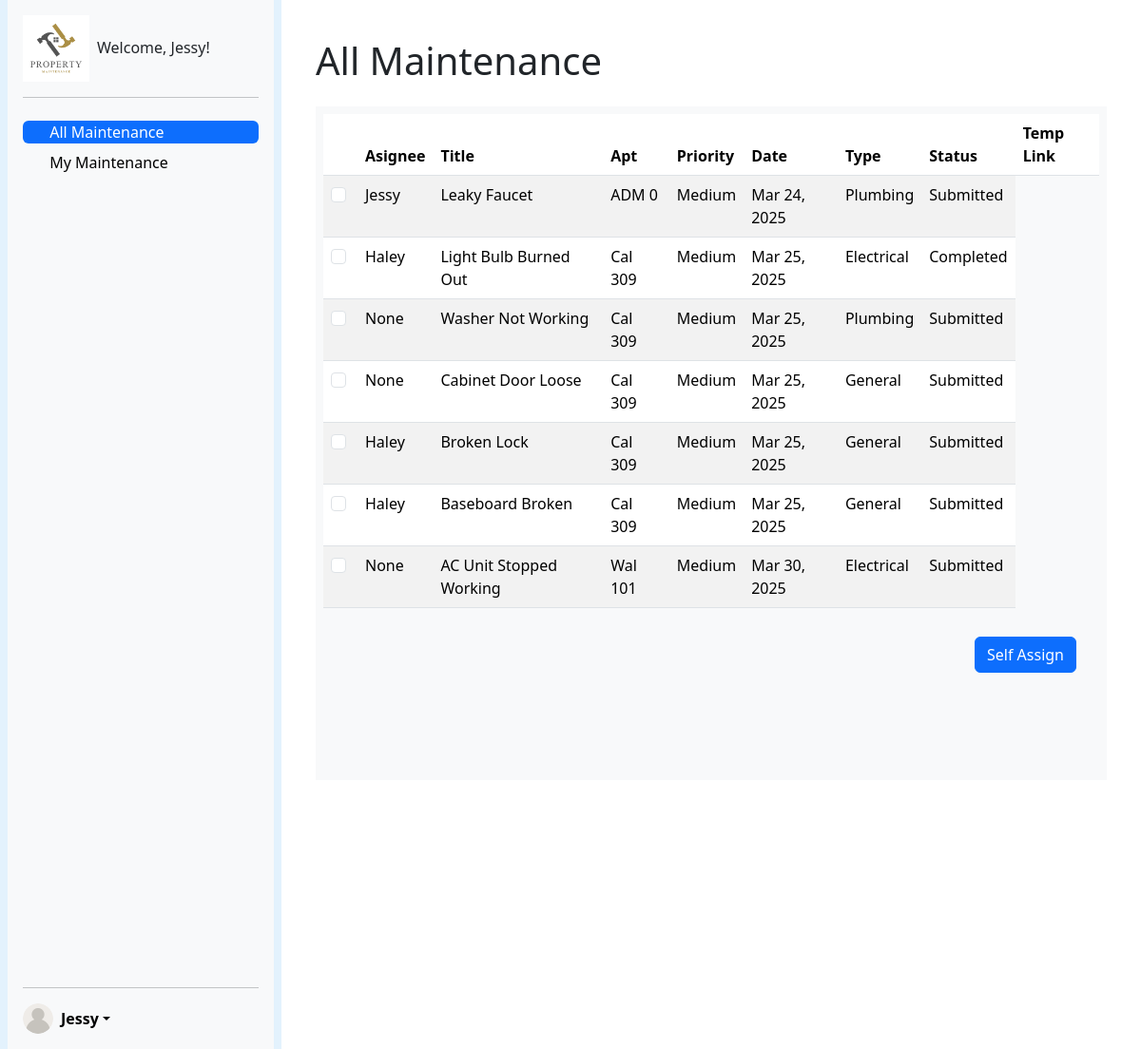
/admin-dashboard/ (signed in), run on the app's committed database.
### ticketsystem/models.py (models this page shows, shortened)
class Ticket(models.Model):
    title = models.CharField(max_length=200)
    description = models.TextField()
    CATEGORY_CHOICES = [
        ('electrical', 'Electrical'),
        ('plumbing', 'Plumbing'),
        ('general', 'General'),
    ]
    category = models.CharField(max_length=20, choices=CATEGORY_CHOICES)
    STATUS_CHOICES = [
        ('submitted', 'Submitted'),
        ('in_progress', 'In Progress'),
        ('completed', 'Completed'),
    ]
    status = models.CharField(max_length=20, choices=STATUS_CHOICES, default='submitted')
    PRIORITY_CHOICES = [
        ('low', 'Low'),
        ('medium', 'Medium'),
        ('high', 'High'),
    ]
    priority = models.CharField(max_length=10, choices=PRIORITY_CHOICES, default='medium')
    created_date = models.DateTimeField(auto_now_add=True)
    updated_date = models.DateTimeField(auto_now=True)
    completed_date = models.DateTimeField(null=True, blank=True) # based on status
    image = models.ImageField(upload_to='ticket_images/', null=True, blank=True)
    submitter = models.ForeignKey(settings.AUTH_USER_MODEL, on_delete=models.CASCADE, related_name='submitted_tickets')
    assigned_admin = models.ForeignKey(settings.AUTH_USER_MODEL, on_delete=models.SET_NULL, null=True, blank=True, related_name='assigned_tickets')

class UserProfile(models.Model):
    user = models.OneToOneField(User, on_delete=models.CASCADE)
    ROLE_CHOICES = [
        ('tenant', 'Tenant'),
        ('admin', 'Admin'),
    ]
    role = models.CharField(max_length=10, choices=ROLE_CHOICES, default='tenant')
    building_name = models.CharField(max_length=100, blank=True, null=True)
    apartment_number = models.CharField(max_length=10, blank=True, null=True)
    employee_id = models.CharField(max_length=100, blank=True, null=True)

### ticketsystem/views.py (the view, shortened to what this page needs)
# urls.py: path('admin-dashboard/', admin_dashboard, name='admin_dashboard'),
@login_required(login_url="/")
def admin_dashboard(request):
    userProfile = UserProfile.objects.get(user=request.user)
    if userProfile.role == "tenant":
        return redirect('tenant_dashboard')
    context = {
        'user': request.user,
        'tickets': Ticket.objects.all()
    }
    return render(request, 'admin_dashboard.html', context)

### ticketsystem/templates/admin_dashboard.html (shortened to what this page needs)
{% load static %}
<!DOCTYPE html>
<html>
<head>
    {% load bootstrap5 %}
    {% bootstrap_css %}
</head>
<body>
    <div class="container-fluid">
        <div class="row flex-nowrap">
            <div class="col-auto  px-sm-2 px-0" style="background-color: #e3f2fd;">
                <div class="d-flex flex-column flex-shrink-0 p-3 bg-body-tertiary min-vh-100" style="width: 280px;">
                    <div class="d-flex align-items-center mb-3 mb-md-0 me-md-auto text-decoration" style="max-width:270px;">
                        <img src="../../media/logo_light.png" class="bi pe-none me-2" style="max-width:70px;" alt="Property Maintenance">
                        <span class="navbar-brand mb-0 h1 text-wrap">Welcome, {{ user.username|capfirst }}!</span>
                    </div>
                    <hr>
                    <ul class="nav nav-pills flex-column mb-auto">
                    <li class="nav-item mt-2 rounded">
                        <a href="#" class="nav-link list-group-item list-group-item-action active" aria-current="page">
                        <svg class="bi pe-none me-2" width="16" height="16"><use xlink:href="#home"></use></svg>
                        All Maintenance
                        </a>
                    </li>
                    <li class="nav-item mt-2 t-2 rounded">
                        <a href="#" class="nav-link list-group-item list-group-item-action link-body-emphasis">
                        <svg class="bi pe-none me-2" width="16" height="16"><use xlink:href="#speedometer2"></use></svg>
                        My Maintenance
                        </a>
                    </li>
                    </ul>
                    <hr>
                    <div class="dropdown">
                    <a class="d-flex align-items-center link-body-emphasis text-decoration-none dropdown-toggle" data-bs-toggle="dropdown" aria-expanded="false">
                        <img src="../../media/user_icon.png" alt="" width="32" height="32" class="rounded-circle me-2">
                        <strong>{{ user.username|capfirst }}</strong>
                    </a>
                    </div>
                </div>
            </div>
            <div class="col py-3">
                <h1 class="m-4">All Maintenance</h1>
                <div class="d-flex m-4 p-2 justify-content-center bg-light h-70 d-inline-block ">
                    <form method="POST" class="w-100">
                        <div class="w-100 h-75 d-inline-block table-responsive">
                        <table class="table table-striped overflow-auto">
                            <thead>
                            <tr>
                                <th scope="col"></th>
                                <th scope="col">Asignee</th>
                                <th scope="col">Title</th>
                                <th scope="col">Apt</th>
                                <th scope="col">Priority</th>
                                <th scope="col">Date</th>
                                <th scope="col">Type</th>
                                <th scope="col">Status</th>
                                <th scope="col">Temp Link</th>
                            </tr>
                            </thead>
                            <tbody>
                                {% for ticket in tickets %}
                                    <tr>
                                        <th scope="row"><input class="form-check-input me-1"  type="checkbox" name="my_checkboxes[]" value="{{ ticket.id }}" aria-label="checkbox"></th>
                                        <td>{{ ticket.assigned_admin|capfirst }}</td>
                                        <td>{{ ticket.title|capfirst }}</td>
                                        <td>{{ ticket.submitter.userprofile.building_name|slice:3 }} {{ ticket.submitter.userprofile.apartment_number }}</td>
                                        <td>{{ ticket.priority|capfirst }}</td>
                                        <td>{{ ticket.created_date|date:"M d, Y" }}</td>
                                        <td>{{ ticket.category|capfirst }}</td>
                                        <td>{{ ticket.status|capfirst }}</td>
                                    </tr>
                                {% endfor %}
                            </tbody>
                        </table>
                    </div>
                        <div class="d-flex justify-content-end m-4">
                            <button type="submit" class="btn btn-primary">Self Assign</button>
                        </div>
                    </form>
                </div>
            </div>
        </div>
    </div>
</body>
</html>

### data on the page
Ticket: assigned_admin "Jessy", title "Leaky Faucet", submitter.userprofile.building_name "ADM", submitter.userprofile.apartment_number "0", priority "Medium", created_date "Mar 24, 2025", category "Plumbing", status "Submitted"
Ticket: assigned_admin "Haley", title "Light Bulb Burned Out", submitter.userprofile.building_name "Cal", submitter.userprofile.apartment_number "309", priority "Medium", created_date "Mar 25, 2025", category "Electrical", status "Completed"
Ticket: assigned_admin "None", title "Washer Not Working", submitter.userprofile.building_name "Cal", submitter.userprofile.apartment_number "309", priority "Medium", created_date "Mar 25, 2025", category "Plumbing", status "Submitted"
Ticket: assigned_admin "None", title "Cabinet Door Loose", submitter.userprofile.building_name "Cal", submitter.userprofile.apartment_number "309", priority "Medium", created_date "Mar 25, 2025", category "General", status "Submitted"
Ticket: assigned_admin "Haley", title "Broken Lock", submitter.userprofile.building_name "Cal", submitter.userprofile.apartment_number "309", priority "Medium", created_date "Mar 25, 2025", category "General", status "Submitted"
Ticket: assigned_admin "Haley", title "Baseboard Broken", submitter.userprofile.building_name "Cal", submitter.userprofile.apartment_number "309", priority "Medium", created_date "Mar 25, 2025", category "General", status "Submitted"
Ticket: assigned_admin "None", title "AC Unit Stopped Working", submitter.userprofile.building_name "Wal", submitter.userprofile.apartment_number "101", priority "Medium", created_date "Mar 30, 2025", category "Electrical", status "Submitted"

### other printed values
{{ user.username|capfirst }} "Jessy"
